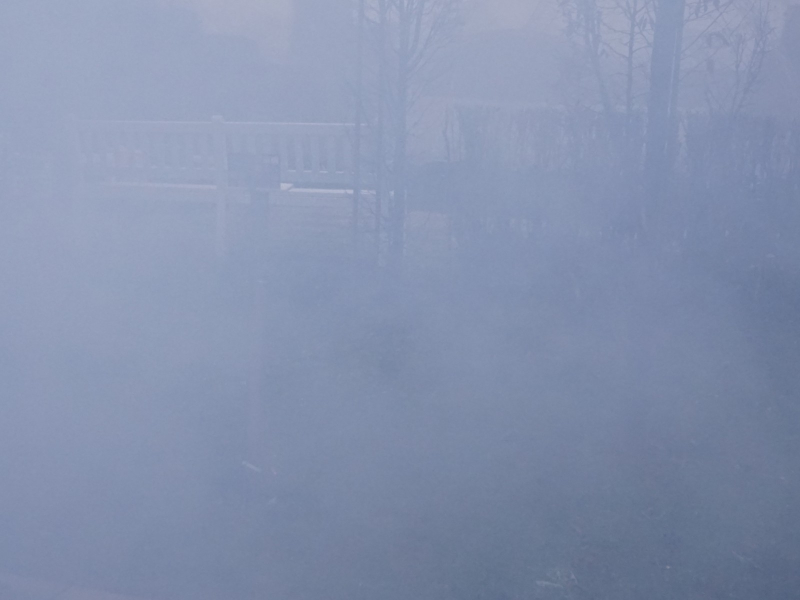
#> input picture input_image/hazy07.jpg, 1600 x 1200 px, given in place of hazy01.jpg, which was not available (shown at 1/2 size)
$ python dehaze.py
#> lines starting #> are read from the running program, lines starting #| are printed output that depends on the picture; pictures that were not available may be replaced by others from this repository, and a replacement may not be noted
import cv2 as cv
import numpy as np
import math

from skimage.metrics import peak_signal_noise_ratio as PSNR
from skimage.metrics import structural_similarity as SSIM

def multi_scale_retinex(img, scales, weights):
    """
        多尺度 Retinex 演算法
    """
    img_log = np.log1p(img.astype(np.float32))

    msr = np.zeros_like(img, dtype=np.float32)

    for i, scale in enumerate(scales):
        # 將 scale 轉為正奇數
        ksize = int(scale)
        if ksize % 2 == 0:
            ksize += 1
        if ksize <= 0:
            ksize = 1

        img_blur = cv.GaussianBlur(img_log, (ksize, ksize), 0)

        retinex = img_log - np.log1p(img_blur)

        # 加權累加結果
        msr += weights[i] * retinex

    # 正規化結果
    msr = cv.normalize(msr, None, 0, 255, cv.NORM_MINMAX, dtype=cv.CV_8U)

    return msr

def DarkChannel(img, size):
    """
        計算影像的 Dark Channel
    """
    b, g, r = cv.split(img)
    dc = cv.min(cv.min(r, g), b)
    kernel = cv.getStructuringElement(cv.MORPH_RECT, (size, size))
    darkC = cv.erode(dc, kernel)

    return darkC

def AtmLight(img, dark):
    """
        計算大氣光照明強度
    """
    [h, w] = img.shape[:2]
    imgsize = h * w
    numpx = int(max(math.floor(imgsize / 1000), 1))
    darkvec = dark.reshape(imgsize)
    imvec = img.reshape(imgsize, 3)

    indices = darkvec.argsort()
    indices = indices[imgsize - numpx::]

    atmsum = np.zeros([1, 3])
    for ind in range(1, numpx):
        atmsum = atmsum + imvec[indices[ind]]

    A = atmsum / numpx

    return A

def TransmissionEstimate(img, A, size):
    """
        計算 transmission map(透射率圖)
    """
    omega = 0.95
    img3 = np.empty(img.shape, img.dtype)

    for ind in range(0, 3):
        img3[:, :, ind] = img[:, :, ind] / A[0, ind] # 將影像除以大氣光照明強度

    transmission = 1 - omega * DarkChannel(img3, size)

    return transmission

def Guidedfilter(img, p, ksize, eps):
    """
        應用 guided filter 進行細化
    """
    mean_I = cv.boxFilter(img, cv.CV_64F, (ksize, ksize))
    mean_p = cv.boxFilter(p, cv.CV_64F, (ksize, ksize))
    mean_Ip = cv.boxFilter(img * p, cv.CV_64F, (ksize, ksize))
    cov_Ip = mean_Ip - mean_I * mean_p

    mean_II = cv.boxFilter(img * img, cv.CV_64F, (ksize, ksize))
    var_I = mean_II - mean_I * mean_I

    a = cov_Ip / (var_I + eps)
    b = mean_p - a * mean_I

    mean_a = cv.boxFilter(a, cv.CV_64F, (ksize, ksize))
    mean_b = cv.boxFilter(b, cv.CV_64F, (ksize, ksize))

    q = mean_a * img + mean_b

    return q

def TransmissionRefine(img, teMap):
    """
        細化 transmission map(透射率圖)
    """
    gray = cv.cvtColor(img, cv.COLOR_BGR2GRAY)
    gray = np.float64(gray) / 255
    ksize = 60
    eps = 0.0001
    transmissionMap = Guidedfilter(gray, teMap, ksize, eps)

    return transmissionMap


def Recover(img, tMap, A, t0=0.1):
    """
        重建除霧後的影像
    """
    res = np.empty(img.shape, img.dtype)
    tMap = cv.max(tMap, t0)

    for ind in range(0, 3):
        res[:, :, ind] = (img[:, :, ind] - A[0, ind]) / tMap + A[0, ind] # 將影像除以大氣光照明強度

    return res

def white_balance(img):
    """
        白平衡
    """

    avg_b = np.mean(img[:, :, 0])
    avg_g = np.mean(img[:, :, 1])
    avg_r = np.mean(img[:, :, 2])
    avg_gray = (avg_b + avg_g + avg_r) / 3

    img_balanced = img.copy()
    img_balanced[:, :, 0] = np.clip(img[:, :, 0] * avg_gray / avg_b, 0, 255)
    img_balanced[:, :, 1] = np.clip(img[:, :, 1] * avg_gray / avg_g, 0, 255)
    img_balanced[:, :, 2] = np.clip(img[:, :, 2] * avg_gray / avg_r, 0, 255)

    return img_balanced.astype(np.uint8) # 將影像轉換回 uint8 格式

def color_correction_lab(img):
    """
        使用 Lab 色彩空間進行顏色校正
    """
    lab = cv.cvtColor(img, cv.COLOR_BGR2Lab)
    l, a, b = cv.split(lab)

    # 計算平均值
    l_mean = np.mean(l)
    a_mean = np.mean(a)
    b_mean = np.mean(b)

    # 計算增益
    l_gain = 100 / l_mean
    a_gain = 128 / a_mean
    b_gain = 128 / b_mean

    # 調整顏色
    l = np.clip(l * l_gain, 0, 255).astype(np.uint8)
    a = np.clip(a * a_gain, 0, 255).astype(np.uint8)
    b = np.clip(b * b_gain, 0, 255).astype(np.uint8)

    lab_corrected = cv.merge((l, a, b))

    return cv.cvtColor(lab_corrected, cv.COLOR_Lab2BGR)

# 調整亮度

def increase_brightness_hsv(img, factor=1.2):
    """
        使用 HSV 模式調整亮度
    """
    hsv = cv.cvtColor(img, cv.COLOR_BGR2HSV)
    h, s, v = cv.split(hsv)

    v = np.clip(v.astype(np.float32) * factor, 0, 255).astype(np.uint8)
    hsv = cv.merge((h, s, v))

    return cv.cvtColor(hsv, cv.COLOR_HSV2BGR)

def apply_clahe(img):
    """
        對影像亮度通道使用 CLAHE 增亮
    """
    lab = cv.cvtColor(img, cv.COLOR_BGR2LAB)
    l, a, b = cv.split(lab)

    clahe = cv.createCLAHE(clipLimit=2.0, tileGridSize=(8, 8))
    l = clahe.apply(l)

    lab = cv.merge((l, a, b))
    return cv.cvtColor(lab, cv.COLOR_LAB2BGR)

if __name__ == '__main__':
    input_image_path = './input_image/'
    output_image_path = './output_image/'
    tmp_path = './tmp/'

    for i in range(1, 10):
        fn = 'hazy0'+ str(i) + '.jpg'
        src = cv.imread(input_image_path + fn)
#> src is the input picture: shape (1200, 1600, 3); mean B, G, R 174, 145.7, 133.1

        # 設定 MSR 參數
        scales = [15, 80, 250]  # 高斯濾波器大小
        weights = [1/3, 1/3, 1/3]  # 尺度權重

        # 應用 MSR
        dehazed_img_msr = multi_scale_retinex(src.astype(np.float32), scales, weights)
#> after the loop in multi_scale_retinex, `for i, scale in enumerate(scales):`:
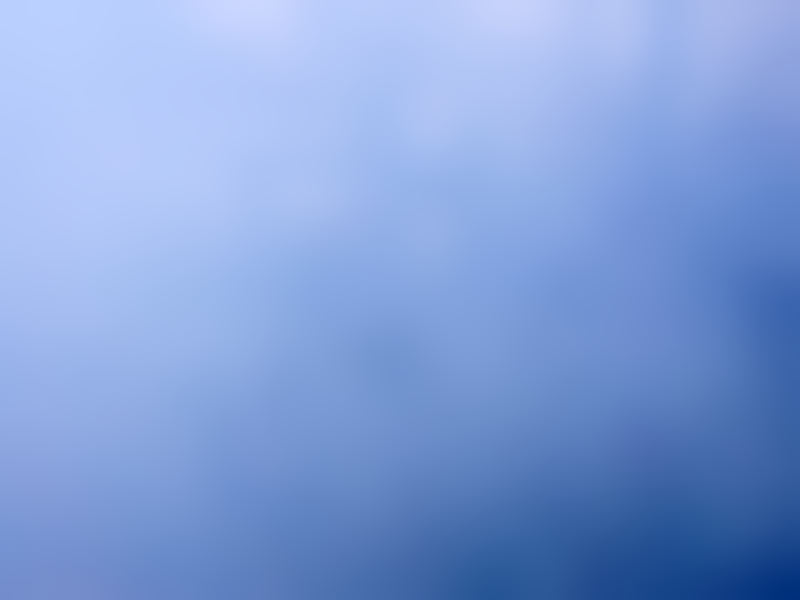
#> img_blur: shape (1200, 1600, 3) float32 (shown at 1/2 size); mean of channels 0, 1, 2 5.1, 5.02, 4.95; drawn with min black and max white

        I = dehazed_img_msr.astype('float64') / 255
        dark = DarkChannel(I, 15)
#> in DarkChannel, `b, g, r = cv.split(img)`:
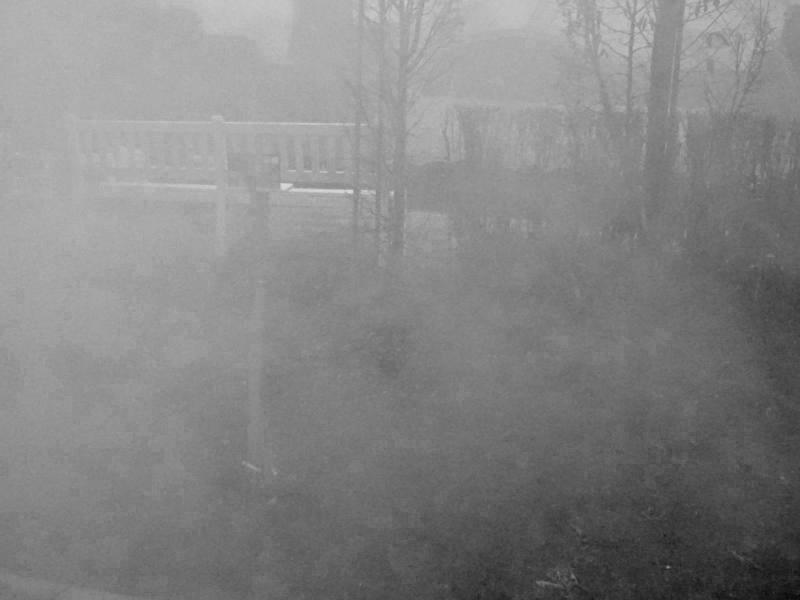
#> r: shape (1200, 1600) float64 (shown at 1/2 size); min 0, max 0.867, mean 0.517
        A = AtmLight(I, dark)
#> in AtmLight, `indices = indices[imgsize - numpx::]`: indices = 1920 values, max 45366 at index 563, min 407 at index 267, mean 14830.8
#> the loop in AtmLight, `for ind in range(1, numpx):` made 1919 passes
#> atmsum on passes 1 to 3: [[0.906, 0.788, 0.753]], [[1.81, 1.58, 1.51]], [[2.72, 2.36, 2.26]]
#> after the loop in AtmLight, `for ind in range(1, numpx):`: atmsum = [[1750, 1527.1, 1466.3]]
#> in AtmLight, `A = atmsum / numpx`: A = [[0.911, 0.795, 0.764]]
#> A = [[0.911, 0.795, 0.764]]
        teMap = TransmissionEstimate(I, A, 15)
#> after the loop in TransmissionEstimate, `for ind in range(0, 3):`:
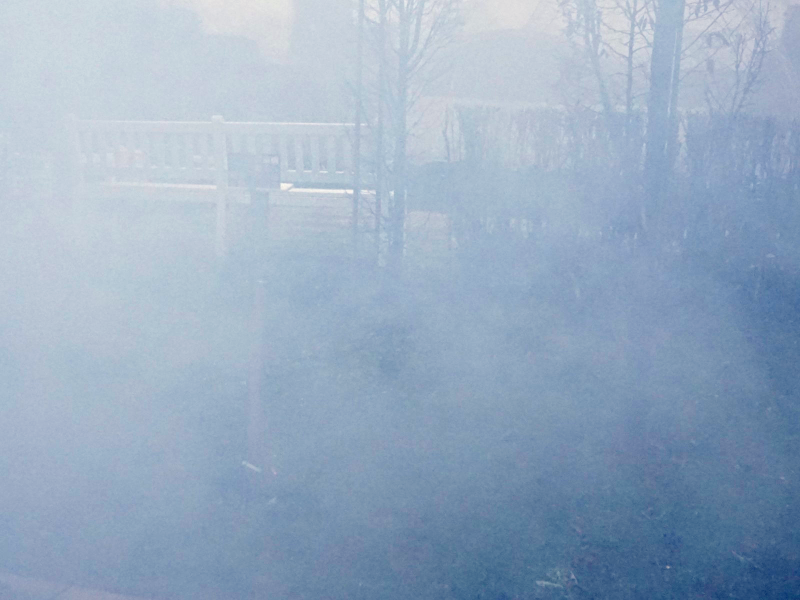
#> img3: shape (1200, 1600, 3) float64 (shown at 1/2 size); mean of channels 0, 1, 2 0.865, 0.766, 0.677; drawn with min black and max white
        RefineMap = TransmissionRefine(src, teMap)
        DeHazeImg = Recover(I, RefineMap, A, 0.1)
#> after the loop in Recover, `for ind in range(0, 3):`:
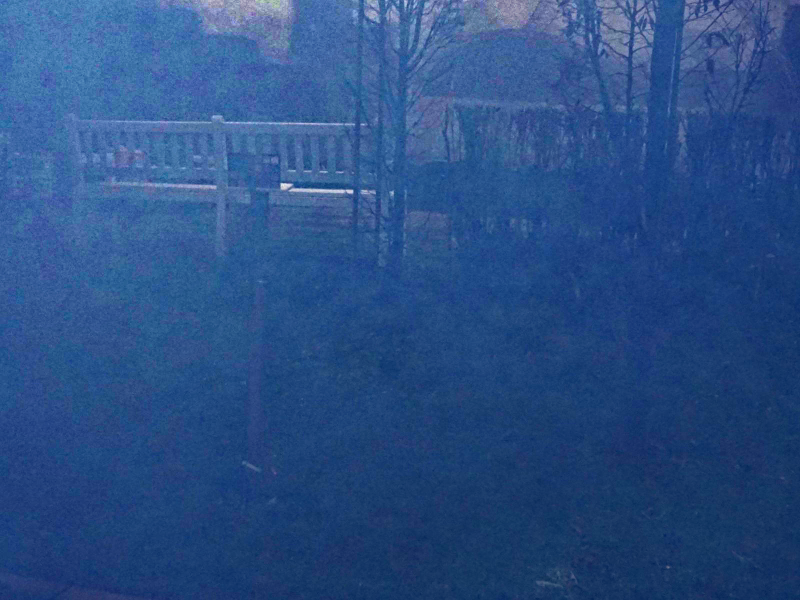
#> res: shape (1200, 1600, 3) float64 (shown at 1/2 size); mean of channels 0, 1, 2 0.647, 0.367, 0.179; drawn with min black and max white

        I = (I * 255).astype('uint8')
        dark = (dark * 255).astype('uint8')
        teMap = (teMap * 255).astype('uint8')
        RefineMap = (RefineMap * 255).astype('uint8')
        DeHazeImg = (DeHazeImg * 255).astype('uint8')
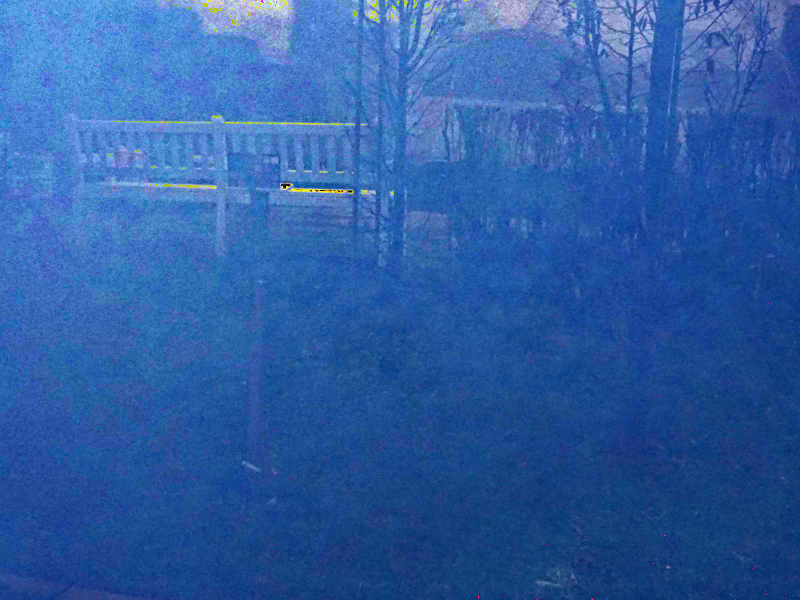
#> DeHazeImg: shape (1200, 1600, 3) (shown at 1/2 size); mean of channels 0, 1, 2 163.8, 93, 45.1; drawn as B, G, R
        DeHazeImg = white_balance(DeHazeImg)
#> in white_balance, `avg_b = np.mean(img[:, :, 0])`: avg_b = 163.8
#> in white_balance, `avg_g = np.mean(img[:, :, 1])`: avg_g = 92.97
#> in white_balance, `avg_r = np.mean(img[:, :, 2])`: avg_r = 45.08
#> in white_balance, `avg_gray = (avg_b + avg_g + avg_r) / 3`: avg_gray = 100.6
        DeHazeImg = color_correction_lab(DeHazeImg)
#> in color_correction_lab, `lab = cv.cvtColor(img, cv.COLOR_BGR2Lab)`: lab: shape (1200, 1600, 3); mean of channels 0, 1, 2 107.8, 128.1, 127.7
#> in color_correction_lab, `l, a, b = cv.split(lab)`:
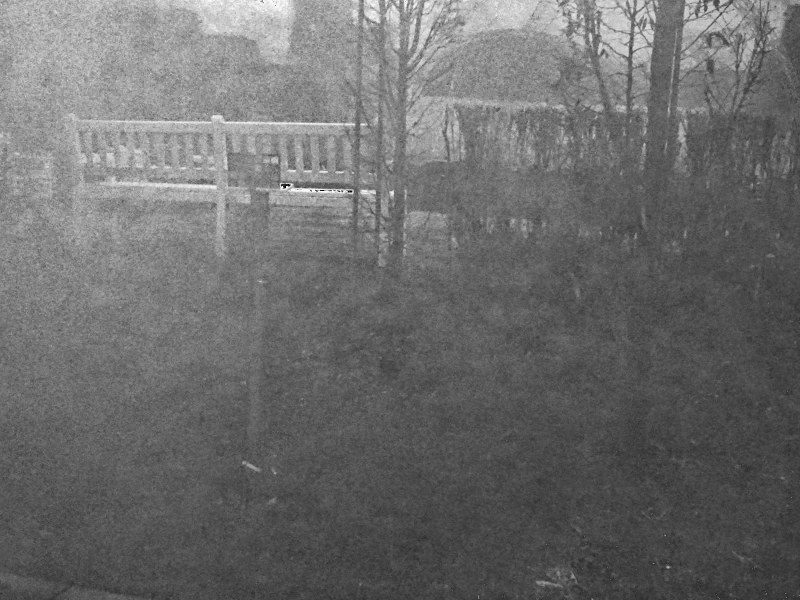
#> l: shape (1200, 1600) (shown at 1/2 size); min 1, max 250, mean 107.8
#> in color_correction_lab, `l, a, b = cv.split(lab)`:
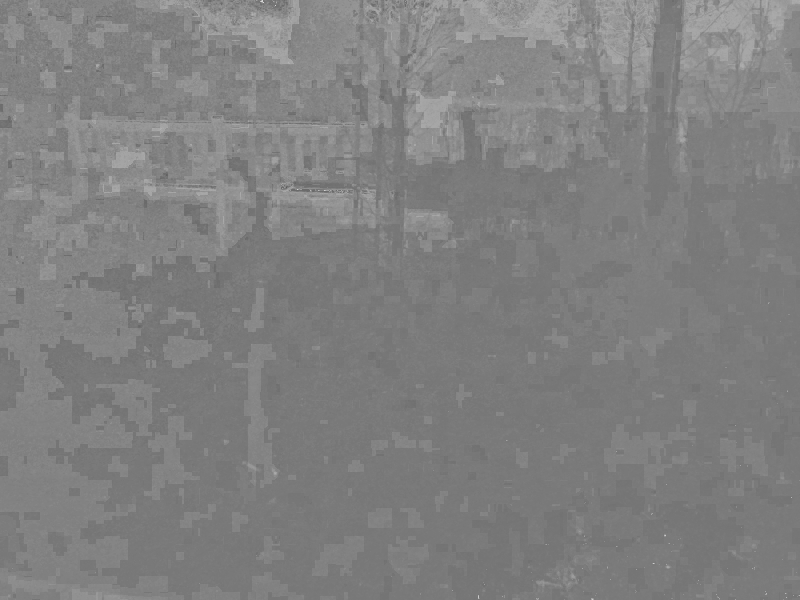
#> a: shape (1200, 1600) (shown at 1/2 size); min 42, max 214, mean 128.1
#> in color_correction_lab, `l_mean = np.mean(l)`: l_mean = 107.8
#> in color_correction_lab, `a_mean = np.mean(a)`: a_mean = 128.1
#> in color_correction_lab, `b_mean = np.mean(b)`: b_mean = 127.7
#> in color_correction_lab, `l_gain = 100 / l_mean`: l_gain = 0.927
#> in color_correction_lab, `a_gain = 128 / a_mean`: a_gain = 0.999
#> in color_correction_lab, `b_gain = 128 / b_mean`: b_gain = 1
        DeHazeImg = increase_brightness_hsv(DeHazeImg, 1.2)
#> (the run stopped early here; a loop or call above may not have finished)
